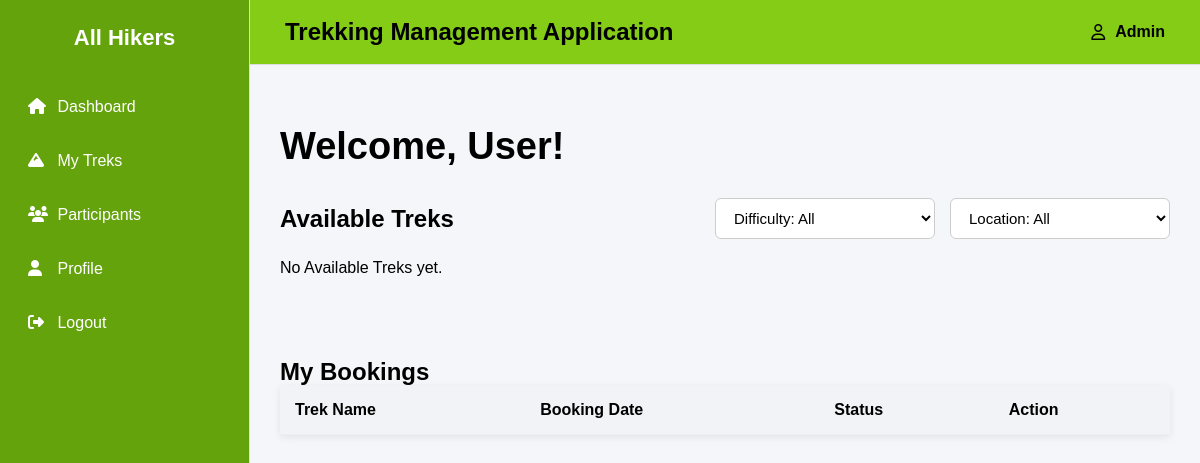
/user_dashboard, run on an earlier commit of the app's database.
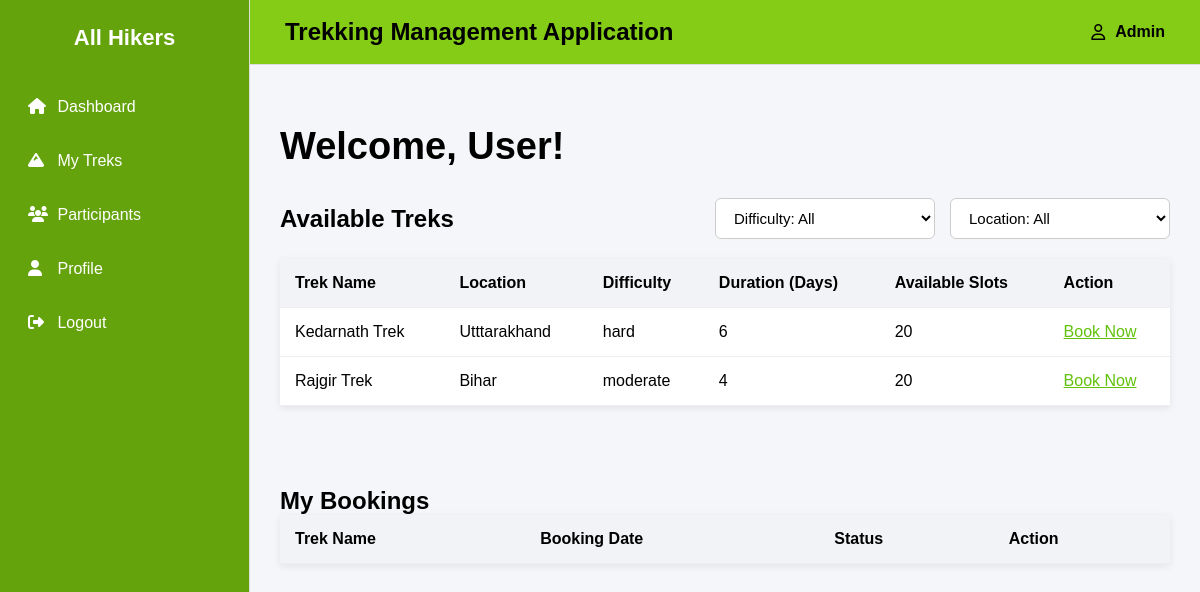
And on a later commit of the database.
### backend/models.py (models this page shows)
class Trek(db.Model):
    __tablename__="trek"
    id = db.Column(db.Integer,primary_key=True)
    trek_name = db.Column(db.String,nullable=False)
    location = db.Column(db.String,nullable=False)
    difficulty = db.Column(db.String,nullable=False)
    duration_days = db.Column(db.Integer,nullable=False)
    available_slots = db.Column(db.Integer,nullable=False)
    assigned_staff_id = db.Column(db.Integer, db.ForeignKey("staff_profile.id"),nullable=True)
    status = db.Column(db.String,default="Available")
    start_date = db.Column(db.Date,nullable=False)
    end_date = db.Column(db.Date,nullable=False)

### backend/controllers.py (the view)
@auth_bp.route("/user_dashboard")
def user_dashboard():
    treks = Trek.query.all()  # After save of add new trek it will appear here also
    return render_template("user_dashboard.html", treks=treks)

### templates/user_dashboard.html (shortened to what this page needs)
{% extends "base.html" %}
{% block content %}
<h1 class="page-title">
    Welcome, {{ session.get('username', 'User') }}!
</h1>
<div class="section">
    <div class="section-header">
        <h2>Available Treks</h2>
        <div class="filters">
            <select>
                <option>Difficulty: All</option>
            </select>
            <select>
                <option>Location: All</option>
            </select>
        </div>
    </div>
    <div>
    {% if treks %}
    <table class="task-table">
        <thead>
            <tr>
                <th>Trek Name</th>
                <th>Location</th>
                <th>Difficulty</th>
                <th>Duration (Days)</th>
                <th>Available Slots</th>
                <th>Action</th>
            </tr>
        </thead>
        <tbody>
            {% for trek in treks %}
            <tr>
                <td>{{ trek.trek_name }}</td>
                <td>{{ trek.location }}</td>
                <td>{{ trek.difficulty }}</td>
                <td>{{ trek.duration_days }}</td>
                <td>{{ trek.available_slots }}</td>
                <td>
                    <a href="#"
                       style="color:#61c10c" >Book Now</a>
                </td>
            </tr>
            {% endfor %}
        </tbody>
    </table>
    {% else %}
        <p>No Available Treks yet.</p>
    {% endif %}
</div>
</div>
<br><br>
<div class="section">
    <h2>My Bookings</h2>
    <table>
        <tr>
            <th>Trek Name</th>
            <th>Booking Date</th>
            <th>Status</th>
            <th>Action</th>
        </tr>
    </table>
</div>
{% endblock %}

What changed in the data, as far as the page shows it:
added Trek: trek_name "Kedarnath Trek", location "Utttarakhand", difficulty "hard", duration_days "6", available_slots "20"
added Trek: trek_name "Rajgir Trek", location "Bihar", difficulty "moderate", duration_days "4", available_slots "20"
Also different on the page:
text no longer shown: "No Available Treks yet."
text now shown: "Trek Name Location Difficulty Duration (Days) Available Slots Action"
